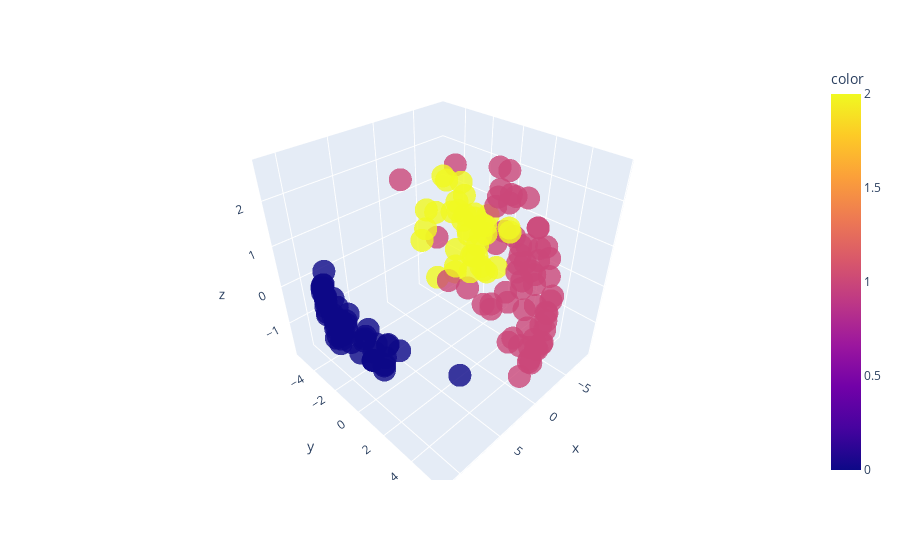

Write notebook code for a chart like this one.
### Code cell
dist = 1-cosine_similarity(train_data)

pca = PCA(3)
pca.fit(dist)
X_PCA = pca.transform(dist)

# Visualizing all the clusters 
fig = px.scatter_3d(x=X_PCA[:,0], y=X_PCA[:,1], z=X_PCA[:,2],
                    color=y, opacity=0.8)
fig.show()

### Figure 1 — Plotly figure (JSON) as saved in the notebook; plotly's stock layout.template omitted (floating-point values rounded to 4 significant figures; data arrays with more than 128 entries replaced by an {"elided": "..."} marker saying what was removed)
{"data": [{"hovertemplate": "x=%{x}<br>y=%{y}<br>z=%{z}<br>color=%{marker.color}<extra></extra>", "legendgroup": "", "marker": {"color": {"elided": "150 int values"}, "coloraxis": "coloraxis", "opacity": 0.8, "symbol": "circle"}, "mode": "markers", "name": "", "scene": "scene", "showlegend": false, "type": "scatter3d", "x": {"elided": "150 float values"}, "y": {"elided": "150 float values"}, "z": {"elided": "150 float values"}}], "layout": {"coloraxis": {"colorbar": {"title": {"text": "color"}}, "colorscale": [[0, "#0d0887"], [0.1111, "#46039f"], [0.2222, "#7201a8"], [0.3333, "#9c179e"], [0.4444, "#bd3786"], [0.5556, "#d8576b"], [0.6667, "#ed7953"], [0.7778, "#fb9f3a"], [0.8889, "#fdca26"], [1, "#f0f921"]]}, "legend": {"tracegroupgap": 0}, "margin": {"t": 60}, "scene": {"domain": {"x": [0, 1], "y": [0, 1]}, "xaxis": {"title": {"text": "x"}}, "yaxis": {"title": {"text": "y"}}, "zaxis": {"title": {"text": "z"}}}}}
